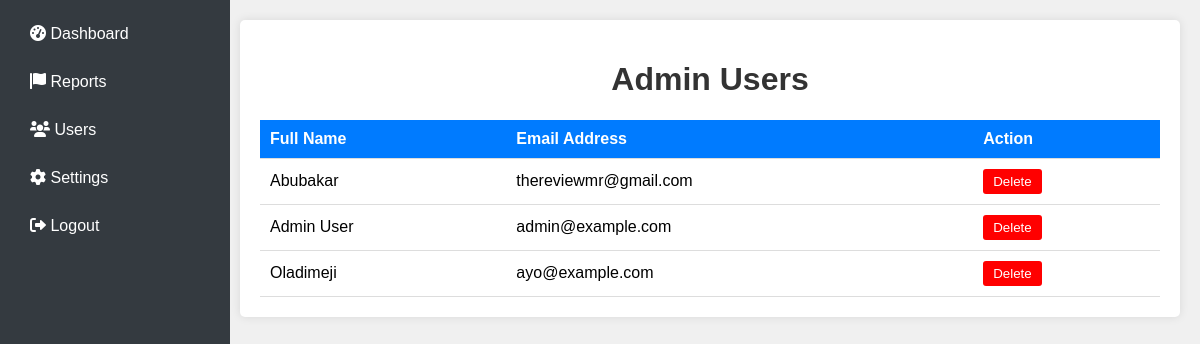
Before: /admin_users (signed in) with the older database file.
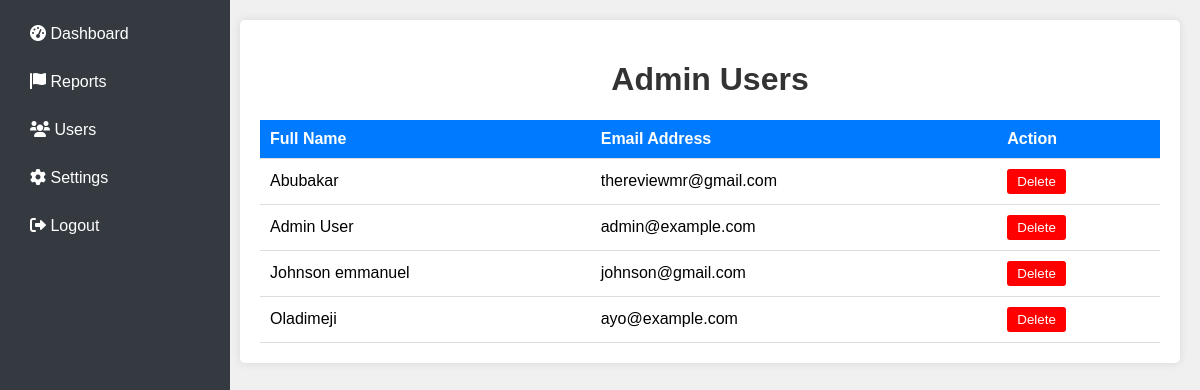
After: the same page with the newer database file.
### app.py (models this page shows)
class User(UserMixin, db.Model):
    id = db.Column(db.Integer, primary_key=True)
    fullname = db.Column(db.String(100), nullable=False)
    email = db.Column(db.String(100), unique=True, nullable=False)
    password = db.Column(db.String(100), nullable=False)
    is_admin = db.Column(db.Boolean, default=False)
    reports = db.relationship('Report', backref='user', lazy=True)

### app.py (the view)
@app.route('/admin_users')
def admin_users():
    if 'user_id' not in session:
        return redirect(url_for('login'))
    user_id = session['user_id']
    current_user = User.query.get(user_id)
    if not current_user.is_admin:
        return redirect(url_for('login'))
    users = User.query.order_by(User.fullname).all()
    return render_template('admin_users.html', users=users)

### templates/admin_users.html (shortened to what this page needs)
<!DOCTYPE html>
<html lang="en">
<head>
    <link rel="stylesheet" href="https://cdnjs.cloudflare.com/ajax/libs/font-awesome/6.0.0-beta3/css/all.min.css">
</head>
<body>
    <div class="sidebar">
        <a href="{{ url_for('admin_dashboard') }}"><i class="fas fa-tachometer-alt"></i> Dashboard</a>
        <a href="{{ url_for('admin_reports') }}"><i class="fas fa-flag"></i> Reports</a>
        <a href="{{ url_for('admin_users') }}"><i class="fas fa-users"></i> Users</a>
        <a href="{{ url_for('admin_settings') }}"><i class="fas fa-cog"></i> Settings</a>
        <a href="{{ url_for('logout') }}"><i class="fas fa-sign-out-alt"></i> Logout</a>
    </div>
    <div class="main-content">
        <div class="container">
            <h1>Admin Users</h1>
            <table>
                <thead>
                    <tr>
                        <th>Full Name</th>
                        <th>Email Address</th>
                        <th>Action</th>
                    </tr>
                </thead>
                <tbody>
                    {% for user in users %}
                    <tr>
                        <td>{{ user.fullname }}</td>
                        <td>{{ user.email }}</td>
                        <td>
                            <form action="{{ url_for('delete_user', user_id=user.id) }}" method="post" style="display:inline;">
                                <button type="submit" class="btn-danger">Delete</button>
                            </form>
                        </td>
                    </tr>
                    {% endfor %}
                </tbody>
            </table>
        </div>
    </div>
</body>
</html>

Changed rows visible on the page:
added User: fullname "Johnson emmanuel", email "johnson@gmail.com"
